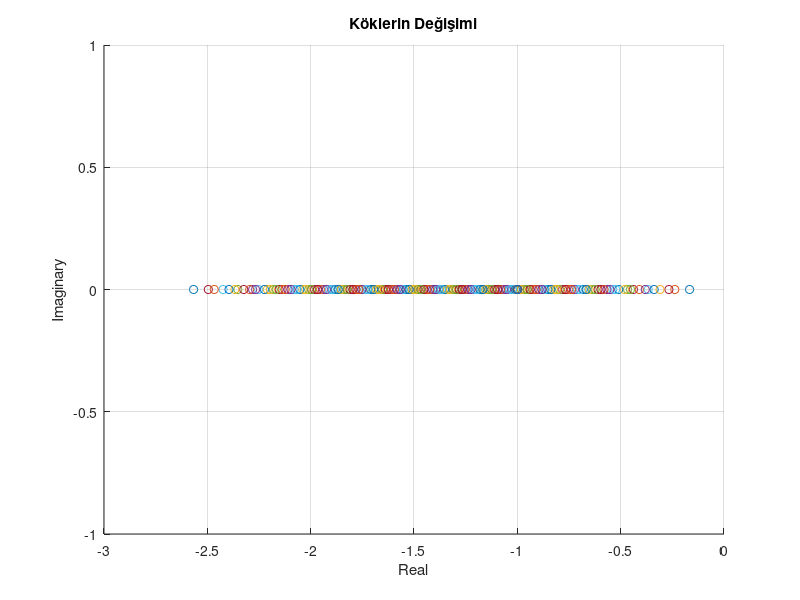

MATLAB code to generate this figure:
clear; clc; clf;

a22 = 1.3;
b1  = 19/15;
b2  = 19;

a11_range = linspace(0.1, 1.5, 15);
a21_range = linspace(25, 40, 15);

figure(1) ; hold on ; grid on;
xlabel('Real') ; ylabel('Imaginary') ; title('Köklerin Değişimi');

for i = 1:length(a11_range)
    for j = 1:length(a21_range)
        zeros = roots([b2, (b1*a21_range(j)-b2*a11_range(i)+b2), (b1*a21_range(j)-b2*a11_range(i))]);
        plot(real(zeros), imag(zeros), 'o'); % Karmaşık kökleri düzgün çizmek için
        drawnow; % Anında görselleştirme
    end
end

% ---------- 3) Yüksek-frekans kazancı pozitif mi? ---------------
B = [b1;b2;0];
C = [0 1 0; 0 0 1];
g   = sqrt(2)/2 * [1;1];
hfGain = g.'*C*B;            % aslında pay/ payda baş katsayı oranı da >0
gainPos = (hfGain > 0);
